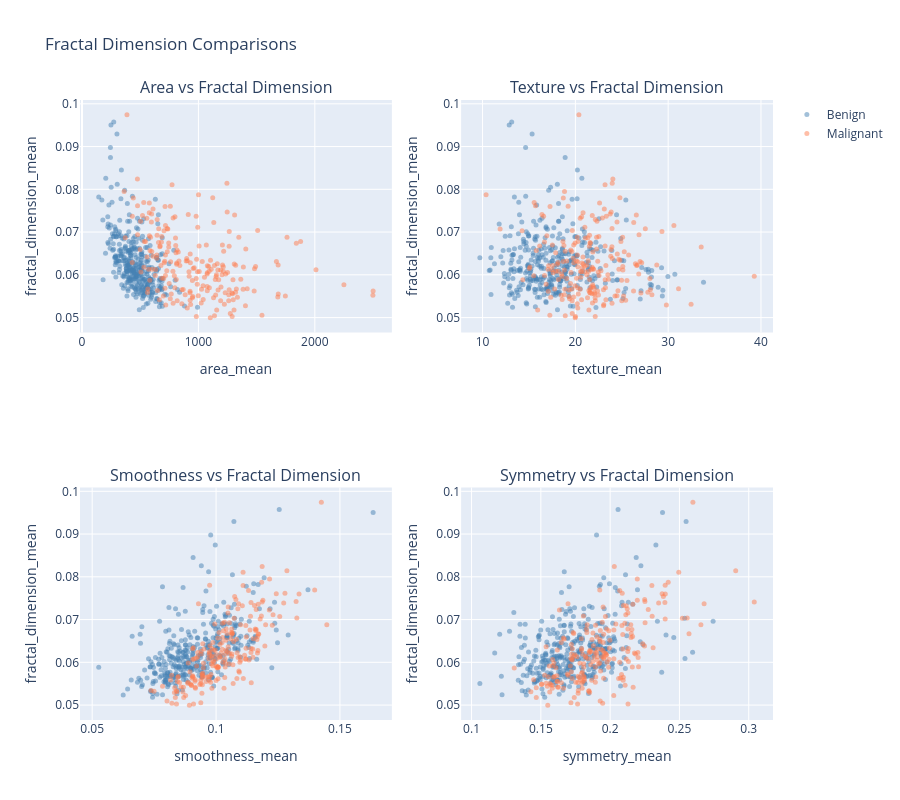

Notebook code for this chart:
### Code cell
plot_scatter_pairs(data, [
    ("area_mean",       "fractal_dimension_mean", "Area vs Fractal Dimension"),
    ("texture_mean",    "fractal_dimension_mean", "Texture vs Fractal Dimension"),
    ("smoothness_mean", "fractal_dimension_mean", "Smoothness vs Fractal Dimension"),
    ("symmetry_mean",   "fractal_dimension_mean", "Symmetry vs Fractal Dimension"),
], title="Fractal Dimension Comparisons").show()

### Figure 1 — Plotly figure (JSON) as saved in the notebook; plotly's stock layout.template omitted (floating-point values rounded to 4 significant figures; data arrays with more than 128 entries replaced by an {"elided": "..."} marker saying what was removed)
{"data": [{"marker": {"color": "steelblue", "opacity": 0.5, "size": 5}, "mode": "markers", "name": "Benign", "showlegend": true, "type": "scatter", "x": {"elided": "357 float values"}, "xaxis": "x", "y": {"elided": "357 float values"}, "yaxis": "y"}, {"marker": {"color": "coral", "opacity": 0.5, "size": 5}, "mode": "markers", "name": "Malignant", "showlegend": true, "type": "scatter", "x": {"elided": "212 float values"}, "xaxis": "x", "y": {"elided": "212 float values"}, "yaxis": "y"}, {"marker": {"color": "steelblue", "opacity": 0.5, "size": 5}, "mode": "markers", "name": "Benign", "showlegend": false, "type": "scatter", "x": {"elided": "357 float values"}, "xaxis": "x2", "y": {"elided": "357 float values"}, "yaxis": "y2"}, {"marker": {"color": "coral", "opacity": 0.5, "size": 5}, "mode": "markers", "name": "Malignant", "showlegend": false, "type": "scatter", "x": {"elided": "212 float values"}, "xaxis": "x2", "y": {"elided": "212 float values"}, "yaxis": "y2"}, {"marker": {"color": "steelblue", "opacity": 0.5, "size": 5}, "mode": "markers", "name": "Benign", "showlegend": false, "type": "scatter", "x": {"elided": "357 float values"}, "xaxis": "x3", "y": {"elided": "357 float values"}, "yaxis": "y3"}, {"marker": {"color": "coral", "opacity": 0.5, "size": 5}, "mode": "markers", "name": "Malignant", "showlegend": false, "type": "scatter", "x": {"elided": "212 float values"}, "xaxis": "x3", "y": {"elided": "212 float values"}, "yaxis": "y3"}, {"marker": {"color": "steelblue", "opacity": 0.5, "size": 5}, "mode": "markers", "name": "Benign", "showlegend": false, "type": "scatter", "x": {"elided": "357 float values"}, "xaxis": "x4", "y": {"elided": "357 float values"}, "yaxis": "y4"}, {"marker": {"color": "coral", "opacity": 0.5, "size": 5}, "mode": "markers", "name": "Malignant", "showlegend": false, "type": "scatter", "x": {"elided": "212 float values"}, "xaxis": "x4", "y": {"elided": "212 float values"}, "yaxis": "y4"}], "layout": {"annotations": [{"font": {"size": 16}, "showarrow": false, "text": "Area vs Fractal Dimension", "x": 0.225, "xanchor": "center", "xref": "paper", "y": 1, "yanchor": "bottom", "yref": "paper"}, {"font": {"size": 16}, "showarrow": false, "text": "Texture vs Fractal Dimension", "x": 0.775, "xanchor": "center", "xref": "paper", "y": 1, "yanchor": "bottom", "yref": "paper"}, {"font": {"size": 16}, "showarrow": false, "text": "Smoothness vs Fractal Dimension", "x": 0.225, "xanchor": "center", "xref": "paper", "y": 0.375, "yanchor": "bottom", "yref": "paper"}, {"font": {"size": 16}, "showarrow": false, "text": "Symmetry vs Fractal Dimension", "x": 0.775, "xanchor": "center", "xref": "paper", "y": 0.375, "yanchor": "bottom", "yref": "paper"}], "height": 800, "title": {"text": "Fractal Dimension Comparisons"}, "width": 900, "xaxis": {"anchor": "y", "domain": [0, 0.45], "title": {"text": "area_mean"}}, "xaxis2": {"anchor": "y2", "domain": [0.55, 1], "title": {"text": "texture_mean"}}, "xaxis3": {"anchor": "y3", "domain": [0, 0.45], "title": {"text": "smoothness_mean"}}, "xaxis4": {"anchor": "y4", "domain": [0.55, 1], "title": {"text": "symmetry_mean"}}, "yaxis": {"anchor": "x", "domain": [0.625, 1], "title": {"text": "fractal_dimension_mean"}}, "yaxis2": {"anchor": "x2", "domain": [0.625, 1], "title": {"text": "fractal_dimension_mean"}}, "yaxis3": {"anchor": "x3", "domain": [0, 0.375], "title": {"text": "fractal_dimension_mean"}}, "yaxis4": {"anchor": "x4", "domain": [0, 0.375], "title": {"text": "fractal_dimension_mean"}}}}
